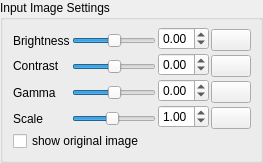
             <widget class="QWidget" name="page">
              <property name="sizePolicy">
               <sizepolicy hsizetype="Preferred" vsizetype="Preferred">
                <horstretch>0</horstretch>
                <verstretch>0</verstretch>
               </sizepolicy>
              </property>
              <property name="minimumSize">
               <size>
                <width>0</width>
                <height>0</height>
               </size>
              </property>
              <property name="maximumSize">
               <size>
                <width>16777215</width>
                <height>16777215</height>
               </size>
              </property>
              <property name="baseSize">
               <size>
                <width>0</width>
                <height>0</height>
               </size>
              </property>
              <layout class="QGridLayout" name="gridLayout_38">
               <property name="leftMargin">
                <number>0</number>
               </property>
               <property name="topMargin">
                <number>0</number>
               </property>
               <property name="rightMargin">
                <number>0</number>
               </property>
               <property name="bottomMargin">
                <number>0</number>
               </property>
               <property name="spacing">
                <number>0</number>
               </property>
               <item row="0" column="0">
                <widget class="QGroupBox" name="imageSettingsGroup">
                 <property name="minimumSize">
                  <size>
                   <width>0</width>
                   <height>0</height>
                  </size>
                 </property>
                 <property name="maximumSize">
                  <size>
                   <width>16777215</width>
                   <height>16777215</height>
                  </size>
                 </property>
                 <property name="title">
                  <string>Input Image Settings</string>
                 </property>
                 <layout class="QGridLayout" name="gridLayout_17">
                  <property name="leftMargin">
                   <number>10</number>
                  </property>
                  <property name="topMargin">
                   <number>6</number>
                  </property>
                  <property name="rightMargin">
                   <number>9</number>
                  </property>
                  <property name="bottomMargin">
                   <number>8</number>
                  </property>
                  <property name="horizontalSpacing">
                   <number>2</number>
                  </property>
                  <property name="verticalSpacing">
                   <number>1</number>
                  </property>
                  <item row="1" column="3">
                   <layout class="QVBoxLayout" name="verticalLayout_20">
                    <property name="spacing">
                     <number>0</number>
                    </property>
                    <item>
                     <spacer name="verticalSpacer_23">
                      <property name="orientation">
                       <enum>Qt::Orientation::Vertical</enum>
                      </property>
                      <property name="sizeType">
                       <enum>QSizePolicy::Policy::Fixed</enum>
                      </property>
                      <property name="sizeHint" stdset="0">
                       <size>
                        <width>1</width>
                        <height>3</height>
                       </size>
                      </property>
                     </spacer>
                    </item>
                    <item>
                     <widget class="QPushButton" name="resetBrightnessButtonMono">
                      <property name="focusPolicy">
                       <enum>Qt::FocusPolicy::NoFocus</enum>
                      </property>
                      <property name="toolTip">
                       <string extracomment="Reset source image brightness.">rest brightness to default value</string>
                      </property>
                      <property name="styleSheet">
                       <string notr="true"/>
                      </property>
                      <property name="text">
                       <string/>
                      </property>
                     </widget>
                    </item>
                   </layout>
                  </item>
                  <item row="1" column="2">
                   <widget class="QDoubleSpinBox" name="brightnessEditMono">
                    <property name="minimumSize">
                     <size>
                      <width>51</width>
                      <height>0</height>
                     </size>
                    </property>
                    <property name="maximumSize">
                     <size>
                      <width>51</width>
                      <height>16777215</height>
                     </size>
                    </property>
                    <property name="baseSize">
                     <size>
                      <width>51</width>
                      <height>0</height>
                     </size>
                    </property>
                    <property name="toolTip">
                     <string extracomment="Adjust source image brightness.">Adjust source image brightness.</string>
                    </property>
                    <property name="keyboardTracking">
                     <bool>false</bool>
                    </property>
                    <property name="minimum">
                     <double>-1.000000000000000</double>
                    </property>
                    <property name="maximum">
                     <double>1.000000000000000</double>
                    </property>
                    <property name="singleStep">
                     <double>0.100000000000000</double>
                    </property>
                   </widget>
                  </item>
                  <item row="3" column="2">
                   <widget class="QDoubleSpinBox" name="gammaEditMono">
                    <property name="minimumSize">
                     <size>
                      <width>51</width>
                      <height>0</height>
                     </size>
                    </property>
                    <property name="maximumSize">
                     <size>
                      <width>51</width>
                      <height>16777215</height>
                     </size>
                    </property>
                    <property name="baseSize">
                     <size>
                      <width>51</width>
                      <height>0</height>
                     </size>
                    </property>
                    <property name="toolTip">
                     <string extracomment="Adjust source image gamma.">Adjust source image gamma.</string>
                    </property>
                    <property name="keyboardTracking">
                     <bool>false</bool>
                    </property>
                    <property name="minimum">
                     <double>-1.000000000000000</double>
                    </property>
                    <property name="maximum">
                     <double>1.000000000000000</double>
                    </property>
                    <property name="singleStep">
                     <double>0.100000000000000</double>
                    </property>
                   </widget>
                  </item>
                  <item row="1" column="0">
                   <layout class="QVBoxLayout" name="verticalLayout_26">
                    <property name="spacing">
                     <number>0</number>
                    </property>
                    <item>
                     <spacer name="verticalSpacer_29">
                      <property name="orientation">
                       <enum>Qt::Orientation::Vertical</enum>
                      </property>
                      <property name="sizeType">
                       <enum>QSizePolicy::Policy::Fixed</enum>
                      </property>
                      <property name="sizeHint" stdset="0">
                       <size>
                        <width>1</width>
                        <height>4</height>
                       </size>
                      </property>
                     </spacer>
                    </item>
                    <item>
                     <widget class="QLabel" name="label_9">
                      <property name="toolTip">
                       <string extracomment="Adjust source image brightness.">Adjust source image brightness.</string>
                      </property>
                      <property name="text">
                       <string>Brightness</string>
                      </property>
                     </widget>
                    </item>
                   </layout>
                  </item>
                  <item row="2" column="0">
                   <layout class="QVBoxLayout" name="verticalLayout_27">
                    <property name="spacing">
                     <number>0</number>
                    </property>
                    <item>
                     <spacer name="verticalSpacer_30">
                      <property name="orientation">
                       <enum>Qt::Orientation::Vertical</enum>
                      </property>
                      <property name="sizeType">
                       <enum>QSizePolicy::Policy::Fixed</enum>
                      </property>
                      <property name="sizeHint" stdset="0">
                       <size>
                        <width>1</width>
                        <height>3</height>
                       </size>
                      </property>
                     </spacer>
                    </item>
                    <item>
                     <widget class="QLabel" name="label_28">
                      <property name="toolTip">
                       <string extracomment="Adjust source image contrast.">Adjust source image contrast.</string>
                      </property>
                      <property name="text">
                       <string>Contrast</string>
                      </property>
                     </widget>
                    </item>
                   </layout>
                  </item>
                  <item row="2" column="3">
                   <layout class="QVBoxLayout" name="verticalLayout_21">
                    <property name="spacing">
                     <number>0</number>
                    </property>
                    <item>
                     <spacer name="verticalSpacer_24">
                      <property name="orientation">
                       <enum>Qt::Orientation::Vertical</enum>
                      </property>
                      <property name="sizeType">
                       <enum>QSizePolicy::Policy::Fixed</enum>
                      </property>
                      <property name="sizeHint" stdset="0">
                       <size>
                        <width>1</width>
                        <height>3</height>
                       </size>
                      </property>
                     </spacer>
                    </item>
                    <item>
                     <widget class="QPushButton" name="resetContrastButtonMono">
                      <property name="focusPolicy">
                       <enum>Qt::FocusPolicy::NoFocus</enum>
                      </property>
                      <property name="toolTip">
                       <string extracomment="Reset source image contrast.">reset contrast to default value</string>
                      </property>
                      <property name="text">
                       <string/>
                      </property>
                     </widget>
                    </item>
                   </layout>
                  </item>
                  <item row="2" column="2">
                   <widget class="QDoubleSpinBox" name="contrastEditMono">
                    <property name="minimumSize">
                     <size>
                      <width>51</width>
                      <height>0</height>
                     </size>
                    </property>
                    <property name="maximumSize">
                     <size>
                      <width>51</width>
                      <height>16777215</height>
                     </size>
                    </property>
                    <property name="baseSize">
                     <size>
                      <width>51</width>
                      <height>0</height>
                     </size>
                    </property>
                    <property name="toolTip">
                     <string extracomment="Adjust source image contrast.">Adjust source image contrast.</string>
                    </property>
                    <property name="keyboardTracking">
                     <bool>false</bool>
                    </property>
                    <property name="minimum">
                     <double>-1.000000000000000</double>
                    </property>
                    <property name="maximum">
                     <double>1.000000000000000</double>
                    </property>
                    <property name="singleStep">
                     <double>0.100000000000000</double>
                    </property>
                   </widget>
                  </item>
                  <item row="3" column="0">
                   <layout class="QVBoxLayout" name="verticalLayout_28">
                    <property name="spacing">
                     <number>0</number>
                    </property>
                    <item>
                     <spacer name="verticalSpacer_31">
                      <property name="orientation">
                       <enum>Qt::Orientation::Vertical</enum>
                      </property>
                      <property name="sizeType">
                       <enum>QSizePolicy::Policy::Fixed</enum>
                      </property>
                      <property name="sizeHint" stdset="0">
                       <size>
                        <width>1</width>
                        <height>4</height>
                       </size>
                      </property>
                     </spacer>
                    </item>
                    <item>
                     <widget class="QLabel" name="label_29">
                      <property name="toolTip">
                       <string extracomment="Adjust source image gamma.">Adjust source image gamma.</string>
                      </property>
                      <property name="text">
                       <string>Gamma</string>
                      </property>
                     </widget>
                    </item>
                   </layout>
                  </item>
                  <item row="1" column="1">
                   <layout class="QVBoxLayout" name="verticalLayout_23">
                    <property name="spacing">
                     <number>0</number>
                    </property>
                    <item>
                     <spacer name="verticalSpacer_26">
                      <property name="orientation">
                       <enum>Qt::Orientation::Vertical</enum>
                      </property>
                      <property name="sizeType">
                       <enum>QSizePolicy::Policy::Fixed</enum>
                      </property>
                      <property name="sizeHint" stdset="0">
                       <size>
                        <width>1</width>
                        <height>5</height>
                       </size>
                      </property>
                     </spacer>
                    </item>
                    <item>
                     <widget class="QSlider" name="brightnessSliderMono">
                      <property name="focusPolicy">
                       <enum>Qt::FocusPolicy::NoFocus</enum>
                      </property>
                      <property name="toolTip">
                       <string extracomment="Adjust source image brightness.">adjusts the image's brightness</string>
                      </property>
                      <property name="minimum">
                       <number>-100</number>
                      </property>
                      <property name="maximum">
                       <number>100</number>
                      </property>
                      <property name="tracking">
                       <bool>false</bool>
                      </property>
                      <property name="orientation">
                       <enum>Qt::Orientation::Horizontal</enum>
                      </property>
                     </widget>
                    </item>
                   </layout>
                  </item>
                  <item row="3" column="1">
                   <layout class="QVBoxLayout" name="verticalLayout_25">
                    <property name="spacing">
                     <number>0</number>
                    </property>
                    <item>
                     <spacer name="verticalSpacer_28">
                      <property name="orientation">
                       <enum>Qt::Orientation::Vertical</enum>
                      </property>
                      <property name="sizeType">
                       <enum>QSizePolicy::Policy::Fixed</enum>
                      </property>
                      <property name="sizeHint" stdset="0">
                       <size>
                        <width>1</width>
                        <height>5</height>
                       </size>
                      </property>
                     </spacer>
                    </item>
                    <item>
                     <widget class="QSlider" name="gammaSliderMono">
                      <property name="focusPolicy">
                       <enum>Qt::FocusPolicy::NoFocus</enum>
                      </property>
                      <property name="toolTip">
                       <string extracomment="Adjust source image gamma.">adjusts the image's gamma</string>
                      </property>
                      <property name="minimum">
                       <number>-100</number>
                      </property>
                      <property name="maximum">
                       <number>100</number>
                      </property>
                      <property name="tracking">
                       <bool>false</bool>
                      </property>
                      <property name="orientation">
                       <enum>Qt::Orientation::Horizontal</enum>
                      </property>
                     </widget>
                    </item>
                   </layout>
                  </item>
                  <item row="3" column="3">
                   <layout class="QVBoxLayout" name="verticalLayout_22">
                    <property name="spacing">
                     <number>0</number>
                    </property>
                    <item>
                     <spacer name="verticalSpacer_25">
                      <property name="orientation">
                       <enum>Qt::Orientation::Vertical</enum>
                      </property>
                      <property name="sizeType">
                       <enum>QSizePolicy::Policy::Fixed</enum>
                      </property>
                      <property name="sizeHint" stdset="0">
                       <size>
                        <width>1</width>
                        <height>3</height>
                       </size>
                      </property>
                     </spacer>
                    </item>
                    <item>
                     <widget class="QPushButton" name="resetGammaButtonMono">
                      <property name="focusPolicy">
                       <enum>Qt::FocusPolicy::NoFocus</enum>
                      </property>
                      <property name="toolTip">
                       <string extracomment="Reset source image gamma.">reset gamma to default value</string>
                      </property>
                      <property name="text">
                       <string/>
                      </property>
                     </widget>
                    </item>
                   </layout>
                  </item>
                  <item row="4" column="0">
                   <layout class="QVBoxLayout" name="verticalLayout_29">
                    <property name="spacing">
                     <number>0</number>
                    </property>
                    <item>
                     <spacer name="verticalSpacer_33">
                      <property name="orientation">
                       <enum>Qt::Orientation::Vertical</enum>
                      </property>
                      <property name="sizeType">
                       <enum>QSizePolicy::Policy::Fixed</enum>
                      </property>
                      <property name="sizeHint" stdset="0">
                       <size>
                        <width>1</width>
                        <height>4</height>
                       </size>
                      </property>
                     </spacer>
                    </item>
                    <item>
                     <widget class="QLabel" name="label_30">
                      <property name="toolTip">
                       <string extracomment="Adjust source image scale.">Adjust source image scale.</string>
                      </property>
                      <property name="text">
                       <string>Scale</string>
                      </property>
                     </widget>
                    </item>
                   </layout>
                  </item>
                  <item row="4" column="1">
                   <layout class="QVBoxLayout" name="verticalLayout_30">
                    <property name="spacing">
                     <number>0</number>
                    </property>
                    <item>
                     <spacer name="verticalSpacer_34">
                      <property name="orientation">
                       <enum>Qt::Orientation::Vertical</enum>
                      </property>
                      <property name="sizeType">
                       <enum>QSizePolicy::Policy::Fixed</enum>
                      </property>
                      <property name="sizeHint" stdset="0">
                       <size>
                        <width>1</width>
                        <height>5</height>
                       </size>
                      </property>
                     </spacer>
                    </item>
                    <item>
                     <widget class="QSlider" name="scaleSliderMono">
                      <property name="focusPolicy">
                       <enum>Qt::FocusPolicy::NoFocus</enum>
                      </property>
                      <property name="toolTip">
                       <string extracomment="Adjust source image scale.">adjusts the image's scale</string>
                      </property>
                      <property name="minimum">
                       <number>10</number>
                      </property>
                      <property name="maximum">
                       <number>200</number>
                      </property>
                      <property name="value">
                       <number>100</number>
                      </property>
                      <property name="tracking">
                       <bool>false</bool>
                      </property>
                      <property name="orientation">
                       <enum>Qt::Orientation::Horizontal</enum>
                      </property>
                     </widget>
                    </item>
                   </layout>
                  </item>
                  <item row="4" column="2">
                   <widget class="QDoubleSpinBox" name="scaleEditMono">
                    <property name="minimumSize">
                     <size>
                      <width>51</width>
                      <height>0</height>
                     </size>
                    </property>
                    <property name="maximumSize">
                     <size>
                      <width>51</width>
                      <height>16777215</height>
                     </size>
                    </property>
                    <property name="baseSize">
                     <size>
                      <width>51</width>
                      <height>0</height>
                     </size>
                    </property>
                    <property name="toolTip">
                     <string extracomment="Adjust source image scale.">Adjust source image scale.</string>
                    </property>
                    <property name="keyboardTracking">
                     <bool>false</bool>
                    </property>
                    <property name="minimum">
                     <double>0.100000000000000</double>
                    </property>
                    <property name="maximum">
                     <double>2.000000000000000</double>
                    </property>
                    <property name="singleStep">
                     <double>0.100000000000000</double>
                    </property>
                    <property name="value">
                     <double>1.000000000000000</double>
                    </property>
                   </widget>
                  </item>
                  <item row="4" column="3">
                   <layout class="QVBoxLayout" name="verticalLayout_31">
                    <property name="spacing">
                     <number>0</number>
                    </property>
                    <item>
                     <spacer name="verticalSpacer_35">
                      <property name="orientation">
                       <enum>Qt::Orientation::Vertical</enum>
                      </property>
                      <property name="sizeType">
                       <enum>QSizePolicy::Policy::Fixed</enum>
                      </property>
                      <property name="sizeHint" stdset="0">
                       <size>
                        <width>1</width>
                        <height>3</height>
                       </size>
                      </property>
                     </spacer>
                    </item>
                    <item>
                     <widget class="QPushButton" name="resetScaleButtonMono">
                      <property name="focusPolicy">
                       <enum>Qt::FocusPolicy::NoFocus</enum>
                      </property>
                      <property name="toolTip">
                       <string extracomment="Reset source image scale.">reset scale to default value</string>
                      </property>
                      <property name="text">
                       <string/>
                      </property>
                     </widget>
                    </item>
                   </layout>
                  </item>
                  <item row="5" column="0" colspan="2">
                   <widget class="QCheckBox" name="showOriginalMono">
                    <property name="minimumSize">
                     <size>
                      <width>0</width>
                      <height>22</height>
                     </size>
                    </property>
                    <property name="focusPolicy">
                     <enum>Qt::FocusPolicy::NoFocus</enum>
                    </property>
                    <property name="toolTip">
                     <string extracomment="Toggle between original image and dithered image.">Toggle between original image and dithered image.</string>
                    </property>
                    <property name="text">
                     <string>show original image</string>
                    </property>
                   </widget>
                  </item>
                  <item row="2" column="1">
                   <layout class="QVBoxLayout" name="verticalLayout_24">
                    <property name="spacing">
                     <number>0</number>
                    </property>
                    <item>
                     <spacer name="verticalSpacer_27">
                      <property name="orientation">
                       <enum>Qt::Orientation::Vertical</enum>
                      </property>
                      <property name="sizeType">
                       <enum>QSizePolicy::Policy::Fixed</enum>
                      </property>
                      <property name="sizeHint" stdset="0">
                       <size>
                        <width>1</width>
                        <height>5</height>
                       </size>
                      </property>
                     </spacer>
                    </item>
                    <item>
                     <widget class="QSlider" name="contrastSliderMono">
                      <property name="focusPolicy">
                       <enum>Qt::FocusPolicy::NoFocus</enum>
                      </property>
                      <property name="toolTip">
                       <string extracomment="Adjust source image contrast.">adjusts the image's contrast</string>
                      </property>
                      <property name="minimum">
                       <number>-100</number>
                      </property>
                      <property name="maximum">
                       <number>100</number>
                      </property>
                      <property name="tracking">
                       <bool>false</bool>
                      </property>
                      <property name="orientation">
                       <enum>Qt::Orientation::Horizontal</enum>
                      </property>
                     </widget>
                    </item>
                   </layout>
                  </item>
                  <item row="0" column="0">
                   <spacer name="verticalSpacer_32">
                    <property name="orientation">
                     <enum>Qt::Orientation::Vertical</enum>
                    </property>
                    <property name="sizeHint" stdset="0">
                     <size>
                      <width>1</width>
                      <height>0</height>
                     </size>
                    </property>
                   </spacer>
                  </item>
                 </layout>
                </widget>
               </item>
              </layout>
             </widget>
